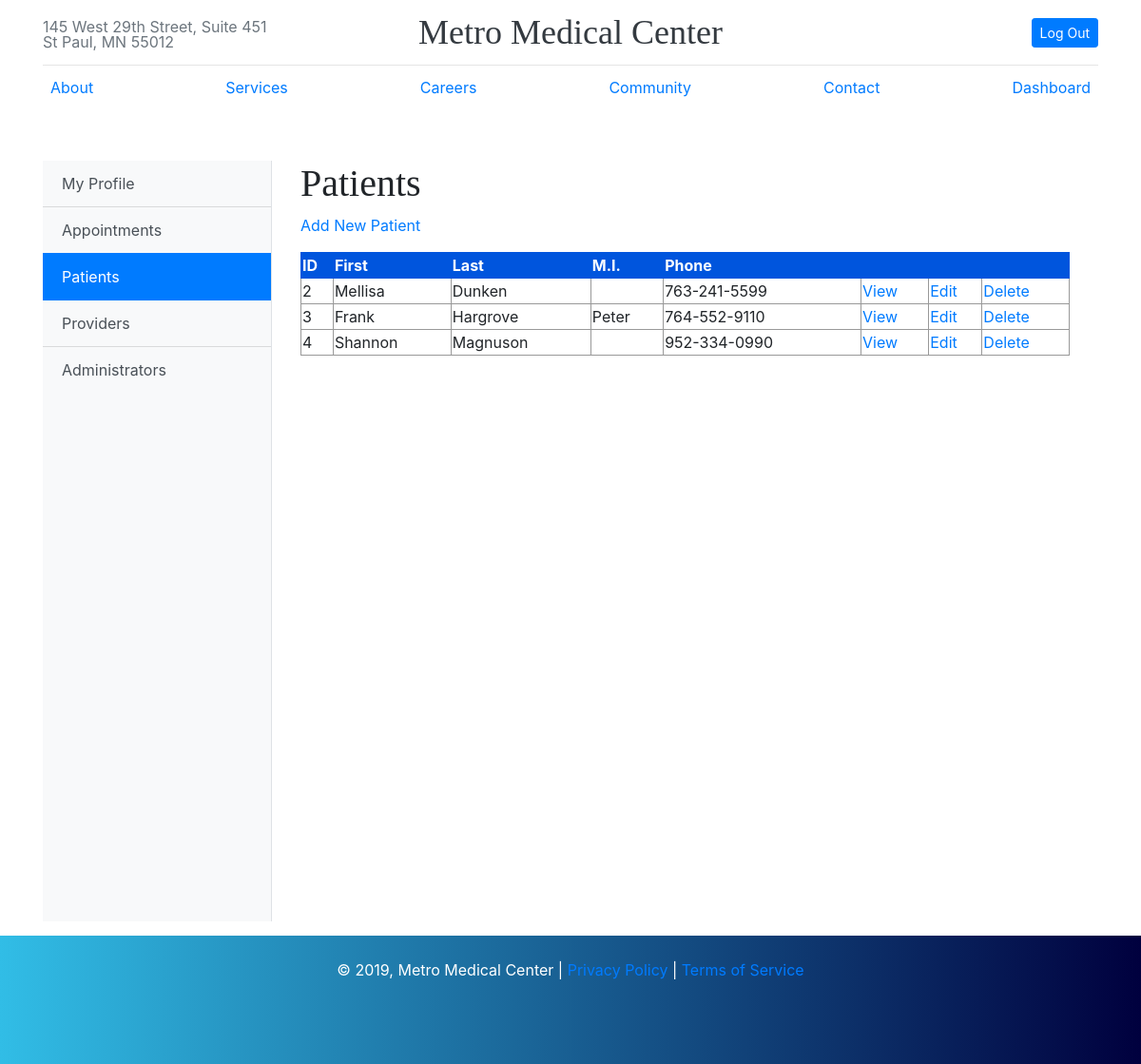
The app's page /metromed/public/administrator/patients/show_patients.php (signed in) with its own data.
### tables this page shows
CREATE TABLE user_info (
    user_id int NOT NULL AUTO_INCREMENT ,
    f_name varchar(50) NOT NULL,
    l_name varchar(50) NOT NULL,
    m_name varchar(50),
    address varchar(255) NOT NULL,
    city varchar(50) NOT NULL,
    state varchar(50) NOT NULL,
    zip varchar(50) NOT NULL,
    phone_number bigint NOT NULL,
    dob DATE NOT NULL,
    ins_id int DEFAULT NULL,
    policy_number varchar(50) DEFAULT NULL,
    PRIMARY KEY (user_id),
    FOREIGN KEY (ins_id) REFERENCES insurance(ins_id)
);

### metromed/private/functions.php (called while the page is built, shortened)
<?php
function url_for($script_path) {
  if($script_path[0] != '/') {
    $script_path = "/" . $script_path;
  }
  return WWW_ROOT . $script_path;
}
function u($string="") {
  return urlencode($string);
}
function h($string="") {
  return htmlspecialchars($string);
}
function phone_number_format($number) {
  $number = preg_replace("/[^\d]/","",$number);
  $length = strlen($number);
 if($length == 10) {
  $number = preg_replace("/^1?(\d{3})(\d{3})(\d{4})$/", "$1-$2-$3", $number);
 }
  return $number;
}
?>

### metromed/private/query_functions.php (called while the page is built, shortened)
<?php
  function find_all_patients_2() {
    global $db;
    $sql = "SELECT i.* FROM user_info i INNER JOIN user u ON i.user_id = u.user_id ";
    $sql .= "WHERE u.role='1' ";
    $sql .= "ORDER BY i.user_id ASC";
    $sql .= ";";
    $result = mysqli_query($db, $sql);
    return $result;
  }
?>

### metromed/public/administrator/patients/show_patients.php (the view, shortened to what this page needs)
<?php
include(SHARED_PATH . '/metromed_header.php');
  $patient_set = find_all_patients_2();
?>
<div class="d-flex pt-5" id="wrapper">
  <div class="bg-light border-right" id="sidebar-left">
    <div class="list-group list-group-flush">
      <a href="<?php echo url_for('userprofile/index.php') ?>" class="list-group-item list-group-item-action bg-light">My Profile</a>
      <a href="<?php echo url_for('userprofile/appointment.php') ?>" class="list-group-item list-group-item-action bg-light">Appointments</a>
      <?php
        if ($_SESSION['role'] == "3") {
          echo '<a href="';
          echo url_for('administrator/patients/show_patients.php');
          echo '"';
          echo 'class="list-group-item list-group-item-action active">Patients</a>';
        }
      ?>
      <?php
        if ($_SESSION['role'] == "3") {
          echo '<a href="';
          echo url_for('administrator/patients/show_providers.php');
          echo '"';
          echo 'class="list-group-item list-group-item-action bg-light">Providers</a>';
        }
      ?>
      <?php
        if ($_SESSION['role'] == "3") {
          echo '<a href="';
          echo url_for('administrator/patients/show_administrators.php');
          echo '"';
          echo 'class="list-group-item list-group-item-action bg-light">Administrators</a>';
        }
      ?>
    </div>
  </div>
  <div id="content">
    <div class="subjects listing">
      <h1>Patients</h1>
      <div class="actions">
        <a class="actions" href="<?php echo url_for('/administrator/patients/new.php'); ?>">Add New Patient</a>
      </div>
    	<table class="list">
    	  <tr>
          <th>ID</th>
          <th>First</th>
          <th>Last</th>
    	    <th>M.I.</th>
          <th>Phone</th>
    	    <th>&nbsp;</th>
    	    <th>&nbsp;</th>
          <th>&nbsp;</th>
    	  </tr>
        <?php while($patient = mysqli_fetch_assoc($patient_set)) { ?>
          <tr>
            <td><?php echo h($patient['user_id']); ?></td>
            <td><?php echo ucfirst(h($patient['f_name'])); ?></td>
            <td><?php echo ucfirst(h($patient['l_name'])); ?></td>
      	    <td><?php echo ucfirst(h($patient['m_name'])); ?></td>
            <td><?php echo phone_number_format(h($patient['phone_number'])); ?></td>
            <td><a class="action" href="<?php echo url_for('/administrator/patients/view.php?user_id=' . h(u($patient['user_id']))); ?>">View</a></td>
            <td><a class="action" href="<?php echo url_for('/administrator/patients/edit.php?user_id=' . h(u($patient['user_id']))); ?>">Edit</a></td>
            <td><a class="action" href="<?php echo url_for('/administrator/patients/remove.php?user_id=' . h(u($patient['user_id']))); ?>">Delete</a></td>
      	  </tr>
        <?php } ?>
    	</table>
    </div>
  </div>
</div>
<?php include(SHARED_PATH . '/metromed_footer.php'); ?>

### metromed/public/assets/css/metromed.css (style rules this page uses)
body { min-height: 100vh; position: relative; margin: 0; padding-bottom: 150px; }
h1, h2, h3, h4, h5, h6 { font-family: "Playfair Display", Georgia, "Times New Roman", serif; }
#sidebar-left { min-height: 100vh; margin-left: -15rem; -webkit-transition: margin .25s ease-out; -moz-transition: margin .25s ease-out; -o-transition: margin .25s ease-out; transition: margin .25s ease-out; }
#sidebar-left .list-group { width: 15rem; }
@media (min-width: 768px) { #sidebar-left { margin-left: 0; } }
#content { width: 920px; min-height: 500px; padding: 0 30px; }
.actions { margin-bottom: 1em; }
table { border-collapse: collapse; vertical-align: top; }
table.list { width: 100%; }
table.list tr td { border: 1px solid #999999; }
table.list tr th { border: 1px solid #0055DD; background: #0055DD; color: white; text-align: left; }

### records on screen
user_info: user_id "2", f_name "Mellisa", l_name "Dunken", phone_number "763-241-5599"
user_info: user_id "3", f_name "Frank", l_name "Hargrove", m_name "Peter", phone_number "764-552-9110"
user_info: user_id "4", f_name "Shannon", l_name "Magnuson", phone_number "952-334-0990"

### other values on screen
Date('Y') "2019"
